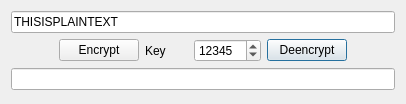
<?xml version="1.0" encoding="UTF-8"?>
<ui version="4.0">
 <class>QtCaesarCipherMainDialog</class>
 <widget class="QDialog" name="QtCaesarCipherMainDialog">
  <property name="geometry">
   <rect>
    <x>0</x>
    <y>0</y>
    <width>406</width>
    <height>104</height>
   </rect>
  </property>
  <property name="windowTitle">
   <string>CaesarCipher</string>
  </property>
  <property name="windowIcon">
   <iconset>
    <normaloff>:/images/CaesarCipherArrowDown16x16.png</normaloff>:/images/CaesarCipherArrowDown16x16.png</iconset>
  </property>
  <layout class="QGridLayout" name="gridLayout">
   <item row="1" column="5">
    <widget class="QLabel" name="label_arrow_up">
     <property name="text">
      <string/>
     </property>
     <property name="pixmap">
      <pixmap resource="ToolCaesarCipher.qrc">:/images/ToolCaesarCipherArrowUp34x34.png</pixmap>
     </property>
    </widget>
   </item>
   <item row="1" column="4">
    <widget class="QPushButton" name="button_deencrypt">
     <property name="text">
      <string>Deencrypt</string>
     </property>
    </widget>
   </item>
   <item row="1" column="3">
    <widget class="QSpinBox" name="box_key">
     <property name="maximum">
      <number>999999999</number>
     </property>
     <property name="value">
      <number>12345</number>
     </property>
    </widget>
   </item>
   <item row="1" column="1">
    <widget class="QPushButton" name="button_encrypt">
     <property name="text">
      <string>Encrypt</string>
     </property>
    </widget>
   </item>
   <item row="1" column="0">
    <widget class="QLabel" name="label_arrow_down">
     <property name="text">
      <string/>
     </property>
     <property name="pixmap">
      <pixmap resource="ToolCaesarCipher.qrc">:/images/ToolCaesarCipherArrowDown34x34.png</pixmap>
     </property>
    </widget>
   </item>
   <item row="0" column="0" colspan="6">
    <widget class="QLineEdit" name="edit_plaintext">
     <property name="text">
      <string>THISISPLAINTEXT</string>
     </property>
    </widget>
   </item>
   <item row="1" column="2">
    <widget class="QLabel" name="label_key">
     <property name="text">
      <string>Key</string>
     </property>
    </widget>
   </item>
   <item row="2" column="0" colspan="6">
    <widget class="QLineEdit" name="edit_encrypted_text"/>
   </item>
  </layout>
 </widget>
 <layoutdefault spacing="6" margin="11"/>
 <resources>
  <include location="ToolCaesarCipher.qrc"/>
 </resources>
 <connections/>
</ui>
